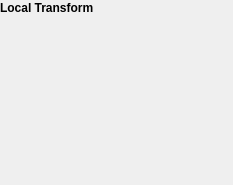
<?xml version="1.0" encoding="UTF-8"?>
<ui version="4.0">
 <class>TransformWidget</class>
 <widget class="QWidget" name="TransformWidget">
  <property name="geometry">
   <rect>
    <x>0</x>
    <y>0</y>
    <width>233</width>
    <height>185</height>
   </rect>
  </property>
  <property name="windowTitle">
   <string>Form</string>
  </property>
  <widget class="QLabel" name="title_label">
   <property name="geometry">
    <rect>
     <x>0</x>
     <y>0</y>
     <width>101</width>
     <height>16</height>
    </rect>
   </property>
   <property name="font">
    <font>
     <weight>75</weight>
     <bold>true</bold>
    </font>
   </property>
   <property name="text">
    <string>Local Transform</string>
   </property>
  </widget>
  <widget class="QWidget" name="verticalLayoutWidget">
   <property name="geometry">
    <rect>
     <x>0</x>
     <y>20</y>
     <width>231</width>
     <height>161</height>
    </rect>
   </property>
   <layout class="QVBoxLayout" name="verticalLayout"/>
  </widget>
 </widget>
 <resources/>
 <connections/>
</ui>
